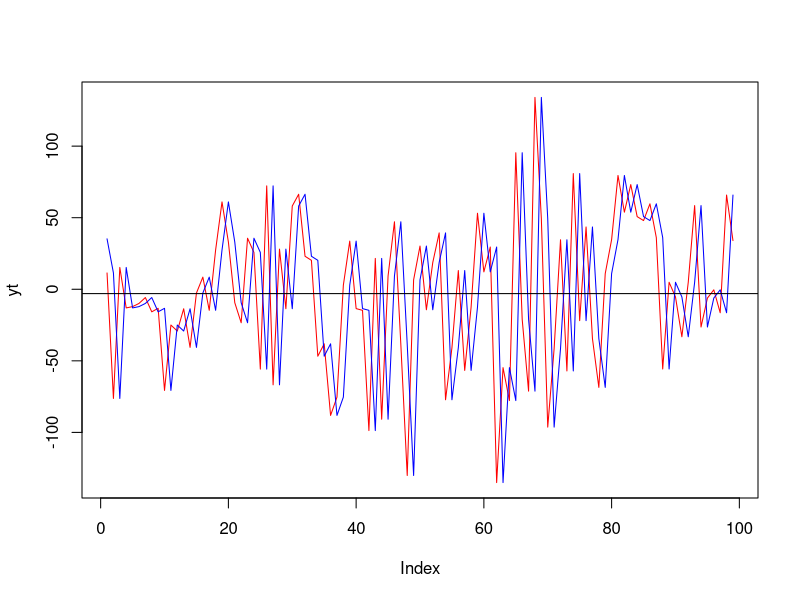
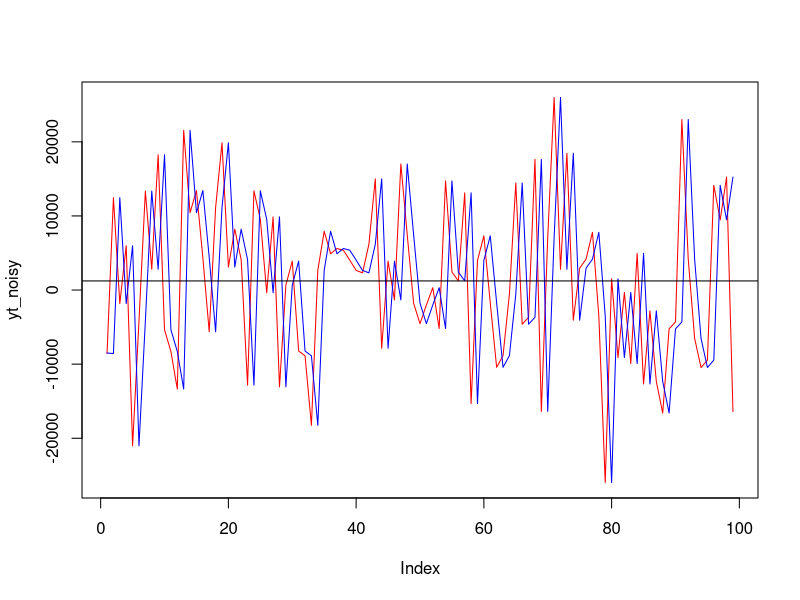

The R source for these figures, in order:
# create time series y
yt <- rnorm(100, mean = 0, sd = 50)

# create noisy version of y
s <- seq(10,10000,length=10)
yt_noisy <- yt + rnorm(length(yt), 0, s[10])

# create lagged versions of y and noisy y
yt_1 <- yt[1:length(yt)-1]
yt_1_noisy <- yt_noisy[1:length(yt)-1]

# remove first y valuea
yt <- yt[2:length(yt)]
yt_noisy <- yt_noisy[2:length(yt_noisy)]

# regression for y
model_orig <- lm(yt~yt_1)
# regression summary
summary(model_orig)

# regression for noisy y
model_noisy <- lm(yt_noisy~yt_1_noisy)
# regression summary
summary(model_noisy)

## plot data with estimated intercepts
# plot y
plot(yt, type="l", col='red')
# plot lagged y
lines(yt_1, col='blue')
abline(h=model_orig$coefficients[1])

# plot noisy versions
plot(yt_noisy, type="l", col='red')
lines(yt_1_noisy, col='blue')
abline(h=model_noisy$coefficients[1])

model_orig$coefficients[1]

model_noisy$coefficients[1]